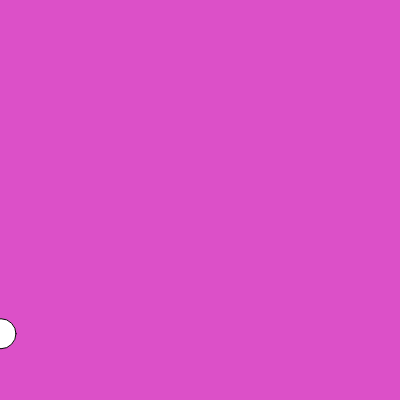
Frame 1 (no input)
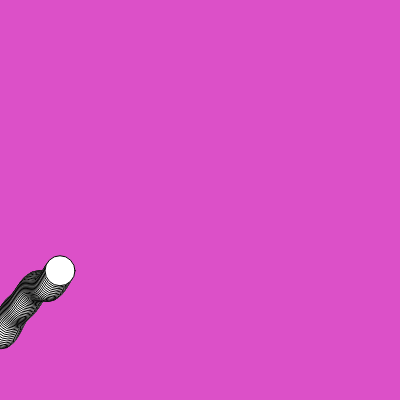
Frame 60 (no input)
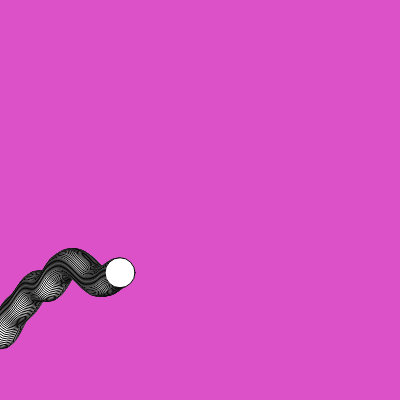
Frame 120 (the mouse pressed at the canvas centre since frame 60)

The p5.js sketch that drew these frames (run headless with seeded random() and noise() and a simulated clock; from frame 60 on, the mouse is pressed at the canvas centre):

// p5.js sketch
// ── sketch.js
let xpos = 0;
let ypos = 0;
let sample = 0;

function setup() {
  createCanvas(400, 400);
  background(220, 80, 200);
}

function draw() {
  sample += 0.01;
  ypos = noise(sample) * 200 + height/2;
  
  xpos ++;
  ellipse(xpos, ypos, 30, 30);
}
// ── style.css
/* fondo */
body{
  background-color: rgb(241, 158, 210);
}

/* tipografías */
#tprincipal{
   font-family: Arial, Helvetica, sans-serif;
   color:rgb(250, 251, 252);
}

texto1{
   font-family: Verdana, Geneva, Tahoma, sans-serif;
   font-size: 50px;
   font-weight: bold;
  
}

texto2{
   font-family: Georgia, 'Times New Roman', Times, serif; 
   font-size:35px;
   font-weight: normal;
}
textog{
   font: size 20px;
   font-weight: normal;
}

textonombre{
   font-family: cursive;
   font-size: 1cm;
   font-weight: normal;
} 
